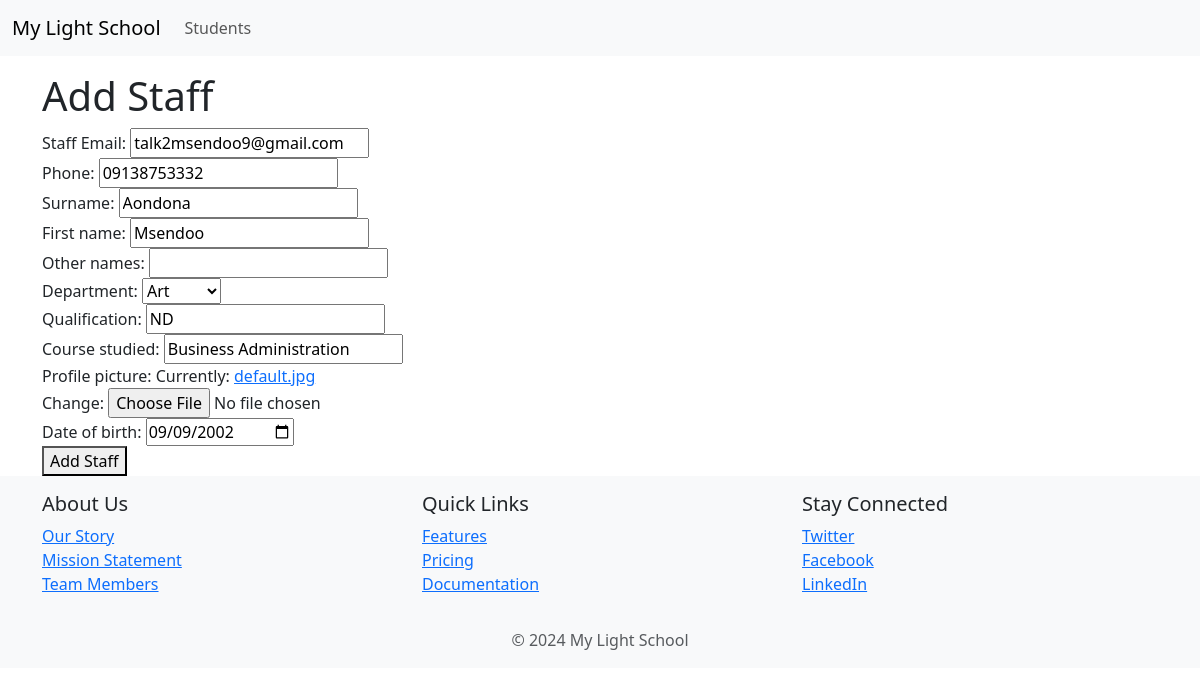
The app's page /staff/1/staff_update/ (signed in) with its own data.
### staff/models.py (models this page shows, shortened)
class Staff(models.Model):
    email = models.EmailField(unique=True)
    phone = models.CharField(max_length=50, unique=True)
    surname = models.CharField(max_length=50)
    first_name = models.CharField(max_length=50)
    other_names = models.CharField(max_length=50, blank=True)
    department = models.ForeignKey(Department, on_delete=models.CASCADE, default=1, null=True)
    qualification = models.CharField(max_length=50, null=True)
    course_studied = models.CharField(max_length=50, blank=True)
    profile_picture = models.ImageField(upload_to='profile_pics/', default='default.jpg')
    date_of_birth = models.DateField()
    created_at = models.DateField(auto_now_add=True)

### staff/views.py (the view)
# urls.py: path('<pk>/staff_update/', views.staff_update, name='staff_update'),
@login_required
def staff_update(request, pk):
    staff = get_object_or_404(Staff, pk=pk)
    if request.method == 'POST':
        form = StaffForm(request.POST, instance=staff)
        if form.is_valid():
            form.save()
            return redirect('staff:staff_list')
    else:
        form = StaffForm(instance=staff)
    return render(request, 'staff/staff_form.html', {'form': form})

### staff/forms.py
class StaffForm(forms.ModelForm):
    class Meta:
        model = Staff
        fields = ('email', 'phone', 'surname', 'first_name', 'other_names', 'department', 'qualification', 'course_studied', 'profile_picture', 'date_of_birth')
        widgets = {
            'date_of_birth': DateInput(attrs={'type': 'date'})
        }

### staff/models.py (called while the page is built)
    def __str__(self):
        return self.name

### staff/templates/staff/staff_form.html (shortened to what this page needs)
{% extends 'base.html' %}
{% block content %}
  <h1>Add Staff</h1>
  <form method="post" enctype="multipart/form-data">
    <div>
      <label>Staff Email:</label>
      {{ form.email }}
    </div>
    <div>
      <label>Phone:</label>
      {{ form.phone }}
    </div>
    <div>
      <label>Surname:</label>
      {{ form.surname }}
    </div>
    <div>
      <label>First name:</label>
      {{ form.first_name }}
    </div>
    <div>
      <label>Other names:</label>
      {{ form.other_names }}
    </div>
    <div>
      <label>Department:</label>
      {{ form.department }}
    </div>
    <div>
      <label>Qualification:</label>
      {{ form.qualification }}
    </div>
    <div>
      <label>Course studied:</label>
      {{ form.course_studied }}
    </div>
    <div>
      <label>Profile picture:</label>
      {{ form.profile_picture }}
    </div>
    <div>
      <label>Date of birth:</label>
      {{ form.date_of_birth }}
    </div>
    <button type="submit">Add Staff</button>
  </form>
 {% endblock %}

### records on screen
Staff: email "talk2msendoo9@gmail.com", phone "09138753332", surname "Aondona", first_name "Msendoo", department "Art", qualification "ND", course_studied "Business Administration", date_of_birth "09/09/2002"
